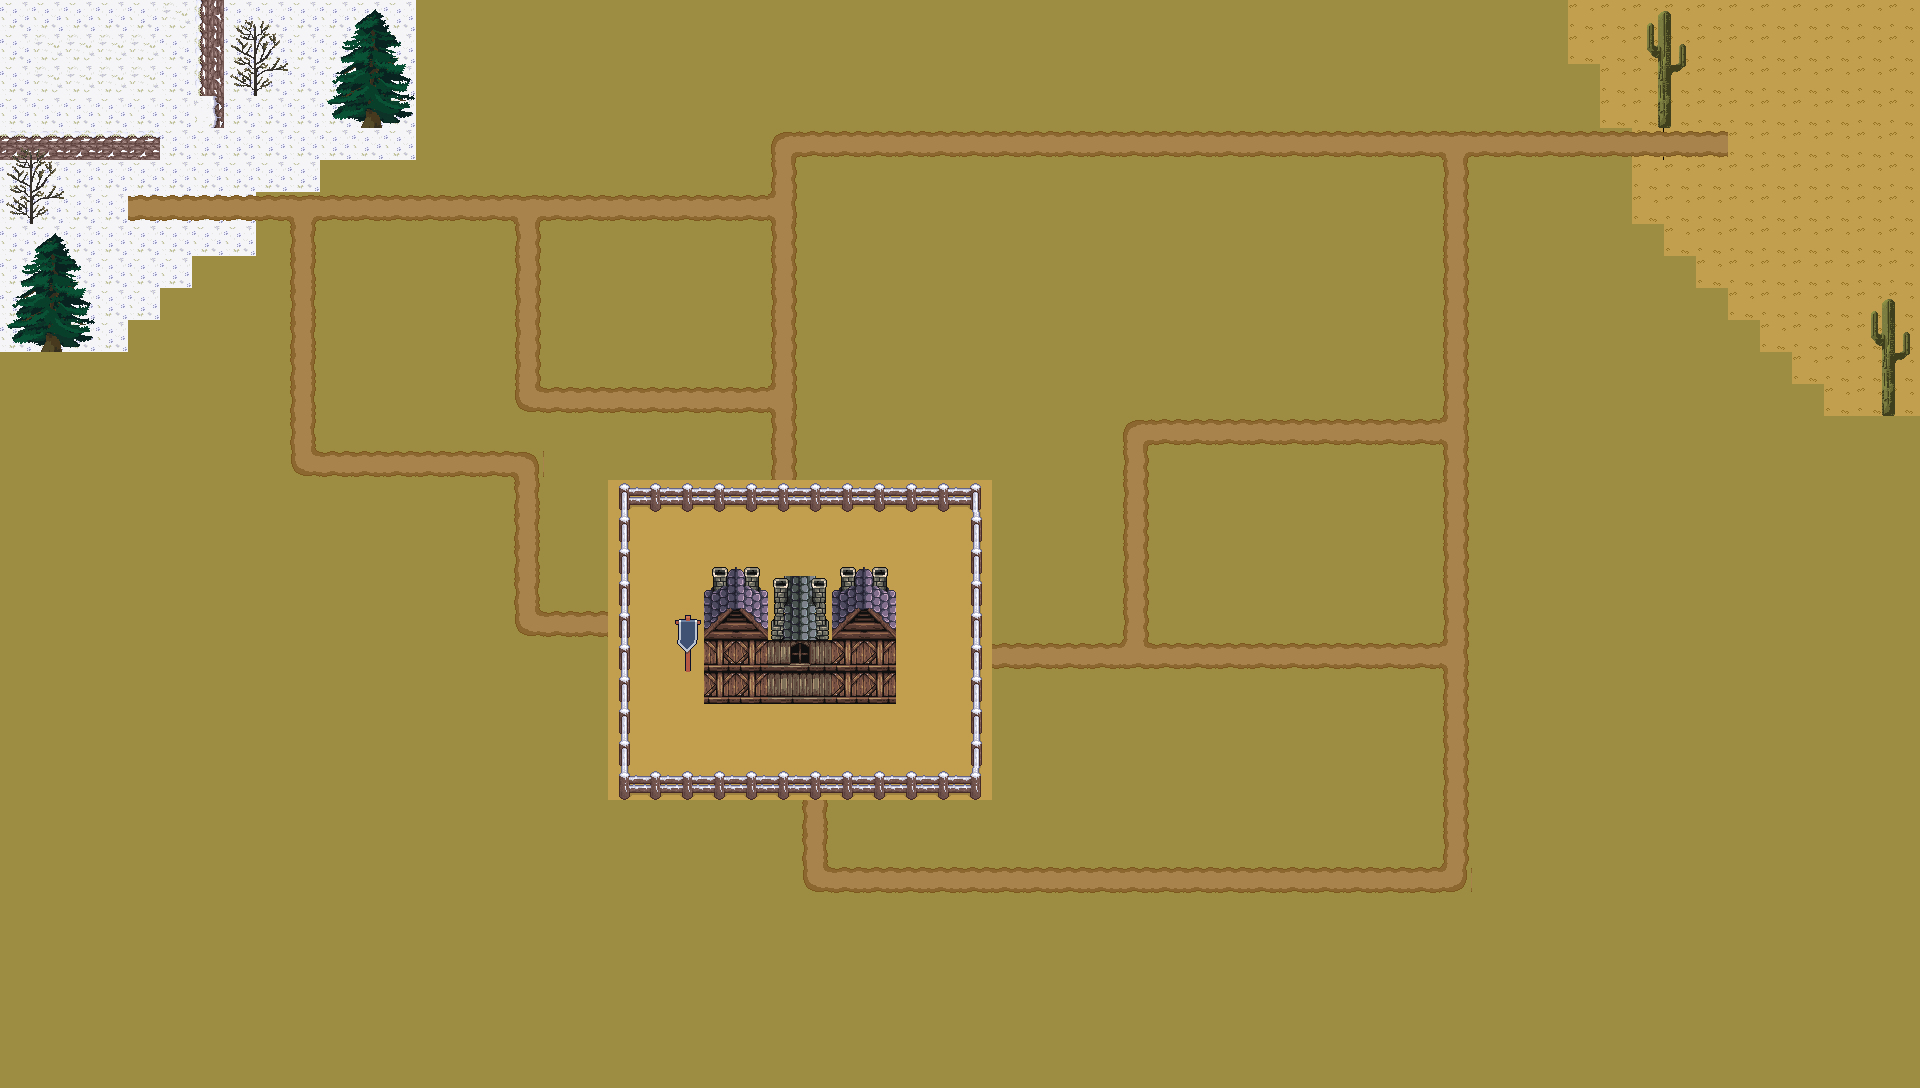

This is a level from a 2D game, rendered from its Tiled map with the project's own tilesets. A one-line summary and the map file follow, with tile-layer data summarised:
An orthogonal 60x34 tile map with 32x32 px tiles, 2 tile layers (Bottom Layer, Top Layer), 11 tilesets and 8 objects (5x Path, 2x Spawn, Castle).

<map version="1.10" tiledversion="1.11.2" orientation="orthogonal" renderorder="right-down" width="60" height="34" tilewidth="32" tileheight="32" infinite="0" nextlayerid="11" nextobjectid="28">
 <tileset firstgid="1" source="../tilesets/Cliff_Right_0-imageonline.co-merged.tsx" />
 <tileset firstgid="11" source="../tilesets/Snow_1-imageonline.co-merged.tsx" />
 <tileset firstgid="21" source="../tilesets/houses.tsx" />
 <tileset firstgid="1045" source="../tilesets/FieldsTileset.tsx" />
 <tileset firstgid="1109" source="../tilesets/Tiles-16x16.tsx" />
 <tileset firstgid="1117" source="../tilesets/wasteland bg.tsx" />
 <tileset firstgid="1166" source="../tilesets/freenature.tsx" />
 <tileset firstgid="1358" source="../tilesets/DeadTree.tsx" />
 <tileset firstgid="1360" source="../tilesets/Archer-Upgrade-6.tsx" />
 <tileset firstgid="1392" source="../tilesets/1.tsx" />
 <tileset firstgid="1398" source="../tilesets/Fence_Horizontal-imageonline.co-merged.tsx" />
 <layer id="1" name="Bottom Layer" width="60" height="34">
  <data>[2040 cells, 2040 non-empty, 8 distinct tile ids]</data>
 </layer>
 <layer id="3" name="Top Layer" width="60" height="34">
  <data>[2040 cells, 291 non-empty, 56 distinct tile ids]</data>
 </layer>
 <objectgroup id="6" name="Spawn and Destination">
  <object id="13" name="End" type="Castle" x="621.862" y="487.597">
   <polygon points="0,0 351.918,-1.41332 357.571,303.865 -1.41332,306.691" />
  </object>
  <object id="14" name="Spawn" type="Spawn" x="142.105" y="202.632">
   <point />
  </object>
  <object id="15" name="Spawn" type="Spawn" x="1709.21" y="139.474">
   <point />
  </object>
 </objectgroup>
 <objectgroup id="10" name="Path">
  <object id="22" name="Path1" type="Path" x="144.737" y="209.211">
   <polyline points="0,0 159.211,1.31579 156.579,252.632 382.895,253.947 384.211,415.789 501.316,417.105" />
  </object>
  <object id="24" name="Path2" type="Path" x="1710.53" y="143.421">
   <polyline points="0,0 -930.263,-1.31579 -925,375" />
  </object>
  <object id="25" name="Path3" type="Path" x="1711.84" y="146.053">
   <polyline points="0,0 -257.895,0 -256.579,734.211 -900,731.579 -898.684,607.895" />
  </object>
  <object id="26" name="Path5" type="Path" x="138.158" y="207.895">
   <polyline points="0,0 392.105,1.31579 392.105,192.105 643.421,194.737 646.053,313.158" />
  </object>
  <object id="27" name="Path4" type="Path" x="1709.21" y="150">
   <polyline points="0,0 -257.895,-3.94737 -257.895,286.842 -575,285.526 -573.684,503.947 -746.053,505.263" />
  </object>
 </objectgroup>
</map>
